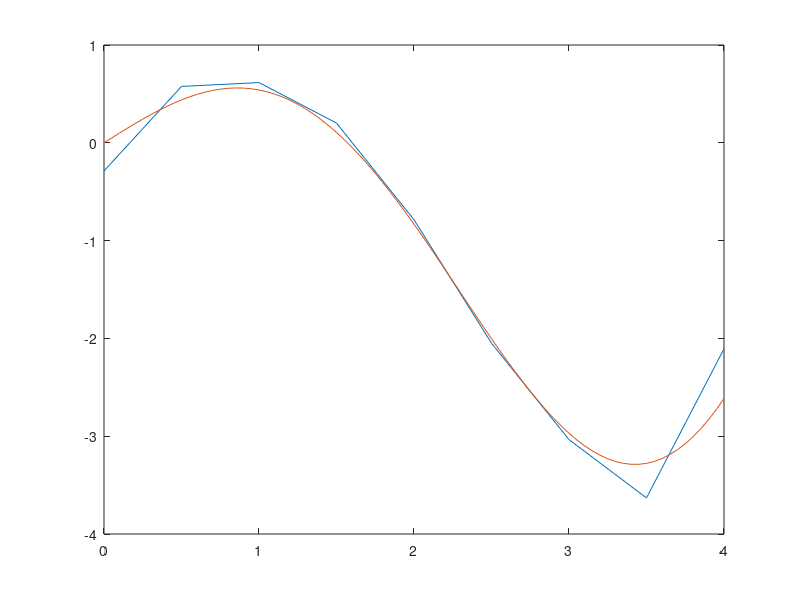

MATLAB code for this plot:
function L2proj()
  x = 0:.5:4;
  M = create_mass_matrix(x);
  b = create_load_vector(x, @testfunc);
  Pf = M\b;
  testx = 0:.05:4;
  plot(x, Pf, testx, testfunc(testx));

endfunction

function J = simpson_approx(f, x0, x1)
  m = (x0 + x1) / 2;
  J = (f(x0) + 4 * f(m) + f(x1)) * (x1 - x0) / 6;
endfunction

function b = create_load_vector(x, f)
  n = length(x) - 1;
  b = zeros(n + 1, 1);
  for i = 1:n
    h = x(i + 1) - x(i);
    bI = [f(x(i)) ; f(x(i + 1))] * h / 2;
    b(i) = b(i) + bI(1);
    b(i + 1) = b(i + 1) + bI(2);
  endfor
endfunction

function M = create_mass_matrix(x) # x is coords of nodes
  n = length(x) - 1;
  M = zeros(n + 1, n + 1);
  for i = 1:n
    h = x(i + 1) - x(i);
    MI = [2 1 ; 1 2] * h / 6;
    M(i,i) = M(i,i) + MI(1,1);
    M(i,i + 1) = M(i,i + 1) + MI(1,2);
    M(i + 1,i) = M(i + 1,i) + MI(2,1);
    M(i + 1,i + 1) = M(i + 1,i + 1) + MI(2,2);
  endfor
endfunction

function y = testfunc(x)
  y = x.*cos(x);
endfunction

